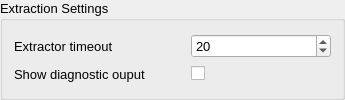
           <widget class="QGroupBox" name="groupBox_3" >
            <property name="font" >
             <font>
              <pointsize>10</pointsize>
              <weight>50</weight>
              <bold>false</bold>
             </font>
            </property>
            <property name="title" >
             <string>Extraction Settings</string>
            </property>
            <layout class="QVBoxLayout" >
             <item>
              <layout class="QGridLayout" >
               <item row="0" column="0" >
                <widget class="QLabel" name="label" >
                 <property name="sizePolicy" >
                  <sizepolicy vsizetype="Preferred" hsizetype="Preferred" >
                   <horstretch>0</horstretch>
                   <verstretch>0</verstretch>
                  </sizepolicy>
                 </property>
                 <property name="minimumSize" >
                  <size>
                   <width>0</width>
                   <height>0</height>
                  </size>
                 </property>
                 <property name="font" >
                  <font>
                   <weight>50</weight>
                   <bold>false</bold>
                  </font>
                 </property>
                 <property name="toolTip" >
                  <string>&lt;html>&lt;head>&lt;meta name="qrichtext" content="1" />&lt;style type="text/css">
p, li { white-space: pre-wrap; }
&lt;/style>&lt;/head>&lt;body style=" font-family:'MS Shell Dlg 2'; font-size:10pt; font-weight:400; font-style:normal;">
&lt;p style=" margin-top:0px; margin-bottom:0px; margin-left:0px; margin-right:0px; -qt-block-indent:0; text-indent:0px;">Enter a time to limit how long the HLA Extractor stays connected to the Federation and collects entity data. If there is no timeout, you must manually stop extraction&lt;/p>&lt;/body>&lt;/html></string>
                 </property>
                 <property name="text" >
                  <string>Extractor timeout</string>
                 </property>
                </widget>
               </item>
               <item row="0" column="2" >
                <widget class="QSpinBox" name="timeout" >
                 <property name="sizePolicy" >
                  <sizepolicy vsizetype="Fixed" hsizetype="Fixed" >
                   <horstretch>0</horstretch>
                   <verstretch>0</verstretch>
                  </sizepolicy>
                 </property>
                 <property name="minimumSize" >
                  <size>
                   <width>140</width>
                   <height>0</height>
                  </size>
                 </property>
                 <property name="maximumSize" >
                  <size>
                   <width>140</width>
                   <height>16777215</height>
                  </size>
                 </property>
                 <property name="font" >
                  <font>
                   <weight>50</weight>
                   <bold>false</bold>
                  </font>
                 </property>
                 <property name="toolTip" >
                  <string>&lt;html>&lt;head>&lt;meta name="qrichtext" content="1" />&lt;style type="text/css">
p, li { white-space: pre-wrap; }
&lt;/style>&lt;/head>&lt;body style=" font-family:'MS Shell Dlg 2'; font-size:10pt; font-weight:400; font-style:normal;">
&lt;p style=" margin-top:0px; margin-bottom:0px; margin-left:0px; margin-right:0px; -qt-block-indent:0; text-indent:0px;">Enter a time to limit how long the HLA Extractor stays connected to the Federation and collects entity data. If there is no timeout, you must manually stop extraction&lt;/p>&lt;/body>&lt;/html></string>
                 </property>
                 <property name="value" >
                  <number>20</number>
                 </property>
                </widget>
               </item>
               <item row="1" column="0" >
                <widget class="QLabel" name="label_7" >
                 <property name="font" >
                  <font>
                   <weight>50</weight>
                   <bold>false</bold>
                  </font>
                 </property>
                 <property name="toolTip" >
                  <string>&lt;html>&lt;head>&lt;meta name="qrichtext" content="1" />&lt;style type="text/css">
p, li { white-space: pre-wrap; }
&lt;/style>&lt;/head>&lt;body style=" font-family:'MS Shell Dlg 2'; font-size:10pt; font-weight:400; font-style:normal;">
&lt;p style=" margin-top:0px; margin-bottom:0px; margin-left:0px; margin-right:0px; -qt-block-indent:0; text-indent:0px;">If checked, a window appears displaying extraction related diagnostics&lt;/p>&lt;/body>&lt;/html></string>
                 </property>
                 <property name="text" >
                  <string>Show diagnostic ouput</string>
                 </property>
                </widget>
               </item>
               <item row="1" column="2" >
                <widget class="QCheckBox" name="debugOutput" >
                 <property name="sizePolicy" >
                  <sizepolicy vsizetype="Fixed" hsizetype="Fixed" >
                   <horstretch>0</horstretch>
                   <verstretch>0</verstretch>
                  </sizepolicy>
                 </property>
                 <property name="minimumSize" >
                  <size>
                   <width>140</width>
                   <height>0</height>
                  </size>
                 </property>
                 <property name="maximumSize" >
                  <size>
                   <width>140</width>
                   <height>16777215</height>
                  </size>
                 </property>
                 <property name="font" >
                  <font>
                   <weight>50</weight>
                   <bold>false</bold>
                  </font>
                 </property>
                 <property name="toolTip" >
                  <string>&lt;html>&lt;head>&lt;meta name="qrichtext" content="1" />&lt;style type="text/css">
p, li { white-space: pre-wrap; }
&lt;/style>&lt;/head>&lt;body style=" font-family:'MS Shell Dlg 2'; font-size:10pt; font-weight:400; font-style:normal;">
&lt;p style=" margin-top:0px; margin-bottom:0px; margin-left:0px; margin-right:0px; -qt-block-indent:0; text-indent:0px;">If checked, a window appears displaying extraction related diagnostics&lt;/p>&lt;/body>&lt;/html></string>
                 </property>
                 <property name="text" >
                  <string/>
                 </property>
                </widget>
               </item>
               <item row="0" column="1" >
                <spacer>
                 <property name="orientation" >
                  <enum>Qt::Horizontal</enum>
                 </property>
                 <property name="sizeHint" >
                  <size>
                   <width>40</width>
                   <height>20</height>
                  </size>
                 </property>
                </spacer>
               </item>
               <item row="1" column="1" >
                <spacer>
                 <property name="orientation" >
                  <enum>Qt::Horizontal</enum>
                 </property>
                 <property name="sizeHint" >
                  <size>
                   <width>40</width>
                   <height>20</height>
                  </size>
                 </property>
                </spacer>
               </item>
              </layout>
             </item>
            </layout>
           </widget>
